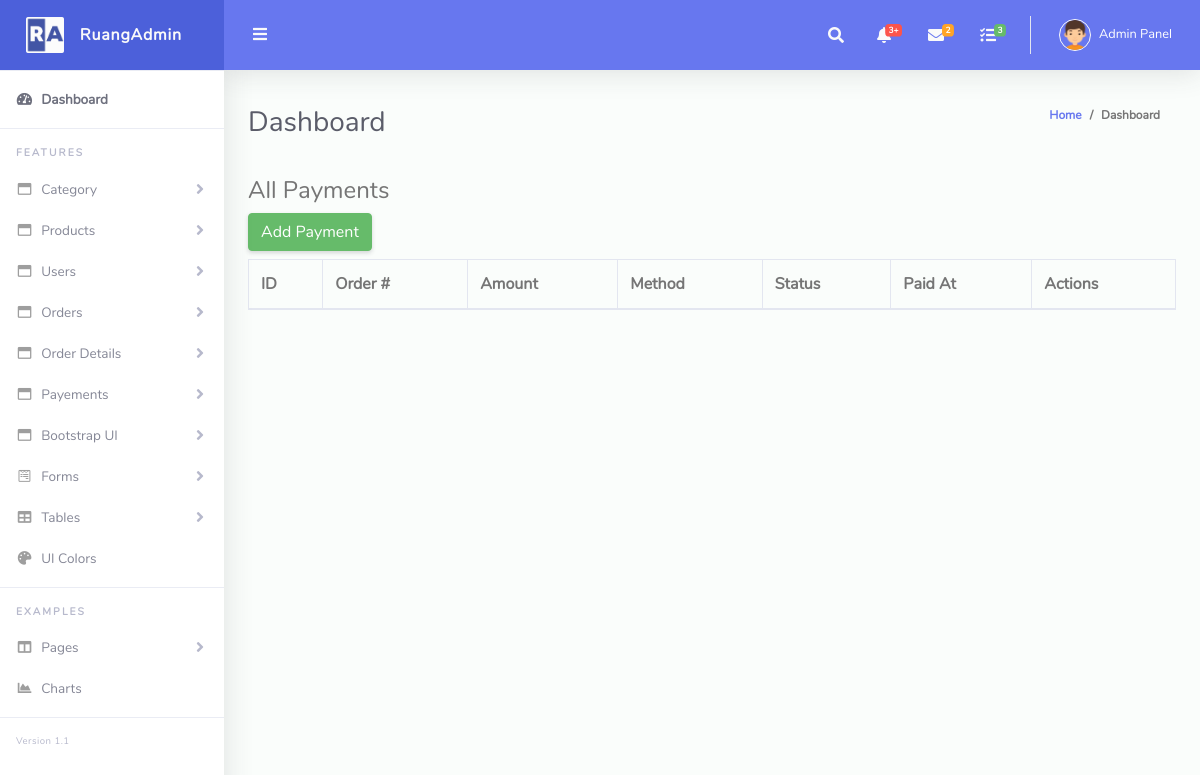
The page /admin/payment_view.php (signed in) on the database as committed earlier.
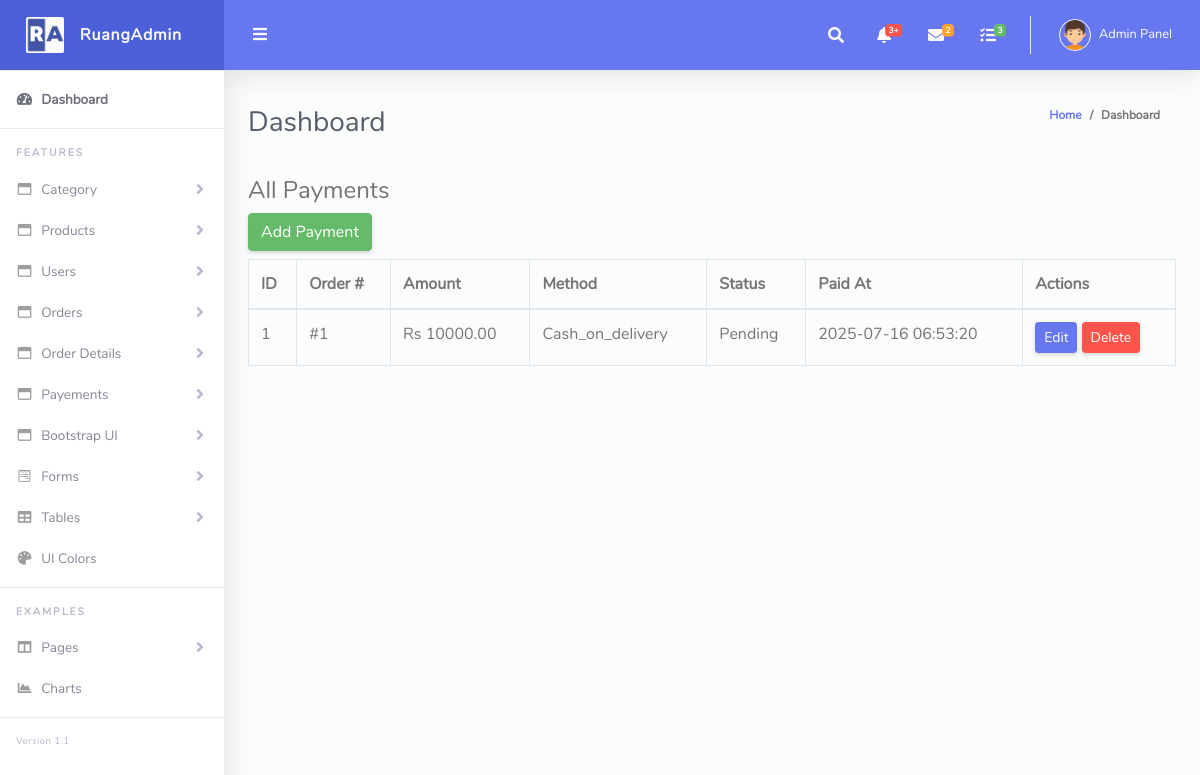
The same page on the database as committed later.
### tables this page shows
CREATE TABLE `payment` (
  `id` int(11) NOT NULL,
  `order_id` int(11) NOT NULL,
  `amount` decimal(10,2) NOT NULL,
  `method` enum('cash_on_delivery','credit_card','easypaisa','jazzcash') NOT NULL,
  `status` enum('pending','paid','failed') DEFAULT 'pending',
  `paid_at` timestamp NULL DEFAULT NULL
);

### admin/payment_view.php (the view, shortened to what this page needs)
<?php
include 'header.php';
include 'dbconfig.php';
$result = mysqli_query($conn, "SELECT p.*, o.id AS order_number
    FROM payment p
    JOIN orders o ON p.order_id = o.id
    ORDER BY p.id DESC");
?>
<div class="container my-4">
    <h4>All Payments</h4>
    <a href="payment_add.php" class="btn btn-success mb-2">Add Payment</a>
    <table class="table table-bordered">
        <thead>
            <tr>
                <th>ID</th><th>Order #</th><th>Amount</th><th>Method</th><th>Status</th><th>Paid At</th><th>Actions</th>
            </tr>
        </thead>
        <tbody>
            <?php while ($row = mysqli_fetch_assoc($result)) { ?>
            <tr>
                <td><?= $row['id'] ?></td>
                <td>#<?= $row['order_id'] ?></td>
                <td>Rs <?= $row['amount'] ?></td>
                <td><?= ucfirst($row['method']) ?></td>
                <td><?= ucfirst($row['status']) ?></td>
                <td><?= $row['paid_at'] ?></td>
                <td>
                    <a href="payment_edit.php?id=<?= $row['id'] ?>" class="btn btn-primary btn-sm">Edit</a>
                    <a href="payment_delete.php?id=<?= $row['id'] ?>" class="btn btn-danger btn-sm" onclick="return confirm('Delete this payment?');">Delete</a>
                </td>
            </tr>
            <?php } ?>
        </tbody>
    </table>
</div>
<?php include 'footer.php'; ?>

Rows that differ between the two databases and show on the page:
added payment: id "1", order "1", amount "10000.00", method "Cash_on_delivery", status "Pending", paid_at "2025-07-16 06:53:20"
